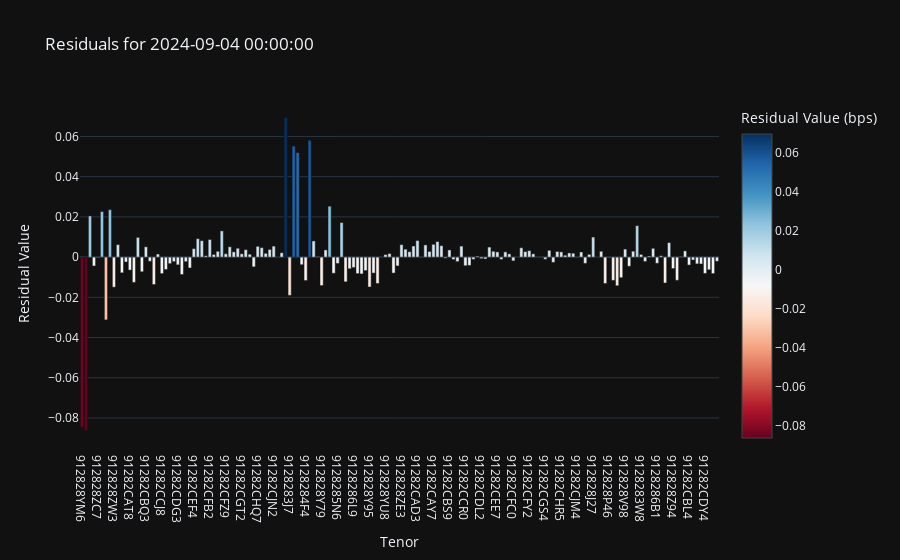

The code cell stored with this chart in its notebook:
### Code cell
plot_residuals_for_date(
    residuals_df=pd.DataFrame(
        cusips_ts_df.set_index("Date").values - pc3_ct_df["reconstructed_df"].values,
        columns=pc3_ct_df["reconstructed_df"].columns,
        index=pc3_ct_df["reconstructed_df"].index,
    ),
    date=datetime(2024, 9, 4),
)

### Figure 1 — Plotly figure (JSON) as saved in the notebook; plotly's stock layout.template omitted (floating-point values rounded to 4 significant figures; data arrays with more than 128 entries replaced by an {"elided": "..."} marker saying what was removed)
{"data": [{"marker": {"color": {"elided": "160 float values"}, "colorbar": {"title": {"text": "Residual Value (bps)"}}, "colorscale": [[0, "rgb(103,0,31)"], [0.1, "rgb(178,24,43)"], [0.2, "rgb(214,96,77)"], [0.3, "rgb(244,165,130)"], [0.4, "rgb(253,219,199)"], [0.5, "rgb(247,247,247)"], [0.6, "rgb(209,229,240)"], [0.7, "rgb(146,197,222)"], [0.8, "rgb(67,147,195)"], [0.9, "rgb(33,102,172)"], [1, "rgb(5,48,97)"]]}, "type": "bar", "x": {"elided": "160 str values"}, "y": {"elided": "160 float values"}}], "layout": {"title": {"text": "Residuals for 2024-09-04 00:00:00"}, "xaxis": {"title": {"text": "Tenor"}}, "yaxis": {"title": {"text": "Residual Value"}}}}
